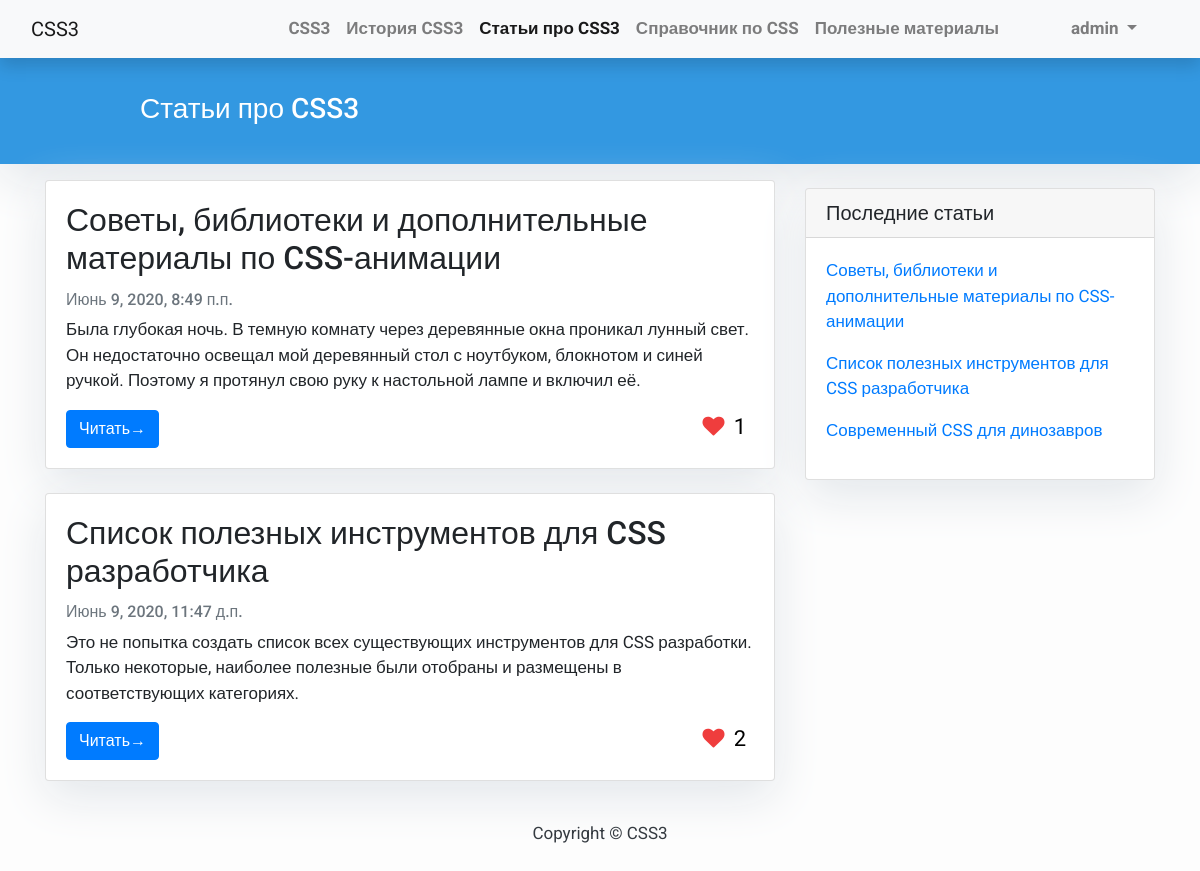
The app's page /post/ (signed in) with its own data.
### blog/models.py (models this page shows, shortened)
class Post(models.Model):
    STATUS_CHOICES = (
        ('draft', 'В разработке'),
        ('published', 'Опубликована'),
    )
    title = models.CharField(max_length=250, verbose_name='Название')
    slug = models.SlugField(max_length=250, unique_for_date='publish', verbose_name='Слаг')
    author = models.ForeignKey(User, on_delete=models.CASCADE,
                               related_name='blog_posts')
    annotation = models.TextField(max_length=300, default='', verbose_name='Текст превью')
    body = tinymce_models.HTMLField(verbose_name='Текст')
    publish = models.DateTimeField(default=timezone.now, verbose_name='Время публикации')
    created = models.DateTimeField(auto_now_add=True, verbose_name='Время создания')
    updated = models.DateTimeField(auto_now=True, verbose_name='Время обновления')
    status = models.CharField(max_length=10, choices=STATUS_CHOICES, default='draft', verbose_name='Статус')
    class Meta:
        ordering = ('-publish',)
        verbose_name = 'Статья'
        verbose_name_plural = 'Статьи'
    objects = models.Manager()
    def get_absolute_url(self):
        return reverse('blog:post_detail', args=[self.slug])
    def has_like(self, user):
        return self.likes.filter(author=user).first()

class Like(models.Model):
    post = models.ForeignKey(Post, on_delete=models.CASCADE, related_name='likes', verbose_name='Статья')
    author = models.ForeignKey(User, on_delete=models.CASCADE, related_name='blog_likes', default=None,  verbose_name='Автор')
    class Meta:
        verbose_name = 'Лайк'
        verbose_name_plural = 'Лайки'

### blog/views.py (the view)
# urls.py: path('post/', views.PostList.as_view(), name='post_list'),
class PostList(generic.ListView):
    paginate_by = 2
    queryset = Post.objects.filter(status='published').order_by('-publish')
    template_name = 'blog/post_list.html'

### blog/templatetags/blog_tags.py (called while the page is built)
@register.inclusion_tag('blog/tags/latest_posts.html')
def show_latest_posts(count=5):
    latest_posts = Post.objects.filter(status='published').order_by('-publish')[:count]
    return {'latest_posts': latest_posts}

### blog/templatetags/method.py (called while the page is built)
@register.filter
def method(value, arg):
    if hasattr(value, str(arg)):
        return getattr(value, str(arg))
    return "[%s has no method %s]" % (value, arg)

@register.filter
def call(value):
    if not callable(value):
        return "[%s is not callable]" % value
    return value()

@register.filter(name="with")
def with_(value, arg):
    if callable(value):
        return partial(value, arg)
    return "[%s is not callable]" % value

### templates/blog/post_list.html (shortened to what this page needs)
{% extends "base.html" %}
{% load bootstrap4 %}
{% block content %}
{% include "widgets/header.html" with title='Статьи про CSS3' %}
<div class="container">
    <div class="row">
        <div class="col-md-8 mt-3 left">
            {% for post in post_list %}
            <div class="card mb-4">
                <div class="card-body">
                    <h2 class="card-title">{{ post.title }}</h2>
                    <p class="card-text text-muted h6">{{ post.created }} </p>
                    <p class="card-text">{{ post.annotation|slice:":300" }}</p>
                    <div class="d-flex justify-content-between">
                        <div>
                            <a href="{% url 'blog:post_detail' post.slug %}" class="btn btn-primary">Читать&rarr;</a>
                        </div>
                        <div id="like-{{ post.id }}">
                            {% include 'blog/widgets/like.html' with post=post%}
                        </div>
                    </div>
                </div>
            </div>
            {% endfor %}
        </div>
        {% include 'blog/widgets/sidebar.html' %}
    </div>
</div>
{% endblock %}

### templates/base.html (shortened to what this page needs)
{% load bootstrap4 %}
{% load staticfiles %}
<!DOCTYPE html>
<html>
<head>
    {% bootstrap_css %}
    <link href="https://stackpath.bootstrapcdn.com/font-awesome/4.7.0/css/font-awesome.min.css" rel="stylesheet">
    <link href="{% static 'css/base.css' %}" rel="stylesheet">
</head>
<body>
<nav class="navbar navbar-expand-lg navbar-light bg-light shadow" id="mainNav">
    <div class="container-fluid">
        <a class="navbar-brand" href="{% url 'blog:post_list' %}">CSS3</a>
        <div class="collapse navbar-collapse" id="navbarResponsive">
            <ul class="navbar-nav ml-auto">
                <li class="nav-item text-black">
                    <a class="nav-link text-black font-weight-bold {% if request.resolver_match.url_name == 'index' %} active {% endif %}"
                       href="{% url 'blog:index' %}">CSS3</a>
                </li>
                <li class="nav-item text-black">
                    <a class="nav-link text-black font-weight-bold {% if request.resolver_match.url_name == 'history' %} active {% endif %}"
                       href="{% url 'blog:history' %}">История CSS3</a>
                </li>
                <li class="nav-item text-black">
                    <a class="nav-link text-black font-weight-bold {% if request.resolver_match.url_name == 'post_list' %} active {% endif %}"
                       href="{% url 'blog:post_list' %}">Статьи про CSS3</a>
                </li>
                <li class="nav-item text-black">
                    <a class="nav-link text-black font-weight-bold {% if request.resolver_match.url_name == 'property_list' %} active {% endif %}"
                       href="{% url 'blog:property_list' %}">Справочник по CSS</a>
                </li>
                <li class="nav-item text-black">
                    <a class="nav-link text-black font-weight-bold {% if request.resolver_match.url_name == 'resources' %} active {% endif %}"
                       href="{% url 'blog:resources' %}">Полезные материалы</a>
                </li>
                {% if request.user.is_authenticated %}
                <li class="nav-item dropdown">
                    <a class="nav-link dropdown-toggle text-black font-weight-bold ml-5 mr-3 pl-3 pr-3" href="#"
                       role="button" data-toggle="dropdown"
                       aria-haspopup="true" aria-expanded="false">
                        {{ request.user.username }}
                    </a>
                </li>
                {% else %}
                <a class="nav-link text-black font-weight-bold ml-5 mr-3 pl-3 pr-3" href="{% url 'login' %}">Авторизоваться</a>
                {% endif %}
            </ul>
        </div>
    </div>
</nav>
{% block content %}{% endblock content %}
<footer class="py-3 bg-grey">
    <p class="m-0 text-dark text-center ">Copyright &copy; CSS3</p>
</footer>
</body>
</html>

### templates/blog/widgets/like.html
{% load method %}
<a class="like-post p-1 pr-2" href="javascript:like({{ post.id }});">
    <i class="fa {% if post|method:'has_like'|with:request.user|call %} fa-heart {% else %} fa-heart-o {% endif %} like-post-icon"
       aria-hidden="true"></i>
    <span class="like-post-text">{{ post.likes.count }}</span>
</a>

### templates/blog/tags/latest_posts.html
<div class="card-body">
    {% for post in latest_posts %}
        <p><a href="{{ post.get_absolute_url }}">{{ post.title }}</a></p>
    {% endfor %}
</div>

### static/css/base.css (style rules this page uses)
body { font-family: "Roboto", sans-serif; font-size: 17px; background-color: #fdfdfd; }
.shadow { box-shadow: 0 4px 2px -2px rgba(0, 0, 0, 0.1); }
.card { box-shadow: 0 16px 48px #E3E7EB; }
body { min-height: 100vh; position: relative; margin: 0; padding-bottom: 100px; }
footer { display: block; position: absolute; bottom: 0; height: 100px; width: 100%; }
.like-post { color: #000 }
.like-post-icon { padding: 5px; color: #ef3d3d; font-size: 22px; !important; }
.like-post-text { font-size: 22px; }

### records on screen
Post: title "Советы, библиотеки и дополнительные материалы по CSS-анимации", created "Июнь 9, 2020, 8:49 п.п.", annotation "Была глубокая ночь. В темную комнату через деревянные окна проникал лунный свет. Он недостаточно освещал мой деревянный стол с ноутбуком, блокнотом и синей ручкой. Поэтому я протянул свою руку к настольной лампе и включил её.", likes.count "1"
Post: title "Список полезных инструментов для CSS разработчика", created "Июнь 9, 2020, 11:47 д.п.", annotation "Это не попытка создать список всех существующих инструментов для CSS разработки. Только некоторые, наиболее полезные были отобраны и размещены в соответствующих категориях.", likes.count "2"
Post: title "Современный CSS для динозавров"

### other values on screen
{{ request.user.username }} "admin"
{{ title }} "Статьи про CSS3"
